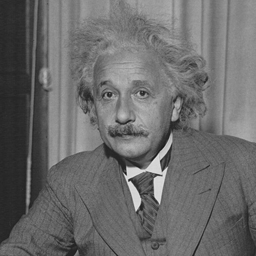
#> input picture 06b - images/einstein.tif, 256 x 256 px
$ python np_intro.py
#> lines starting #> are read from the running program, lines starting #| are printed output that depends on the picture
# np_intro.py  Introduction to the numpy module

from matplotlib import pyplot as plt
from matplotlib import image
import numpy as np  # np is the standard short form for the numpy module

# create an array of zeros
x = np.zeros(shape=(3,4))
x
type(x)

# some important attributes of an array
x.shape     # size of each dimension
x.size      # total number of elements

# more ways of creating arrays

x = np.zeros(shape=(3,4))
x = np.ones(shape=(3,4))

x = np.random.normal(loc=0.0, scale=1.0, size=(3,4))
x = np.random.uniform(low=0.0, high=1.0, size=(3,4))

# arithmetic operations apply to whole arrays

x = np.random.normal(size=(3,4))
y = np.random.normal(size=(3,4))

z = x + y
z = x - y
z = x * y
z = x / y

# load data from a text file
x = np.loadtxt(fname='data.txt', comments='#', skiprows=0, delimiter=',')

# load an image from an image file
im = image.imread('einstein.tif')
#> im is the input picture: shape (256, 256); min 19, max 234, mean 107.1

# show the image
plt.imshow(im, cmap='gray', vmin=0, vmax=255)
plt.colorbar()
plt.draw()
plt.show()
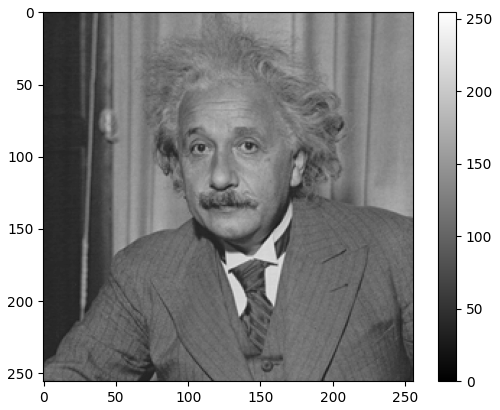
#> figure drawn by matplotlib, 2 panels
